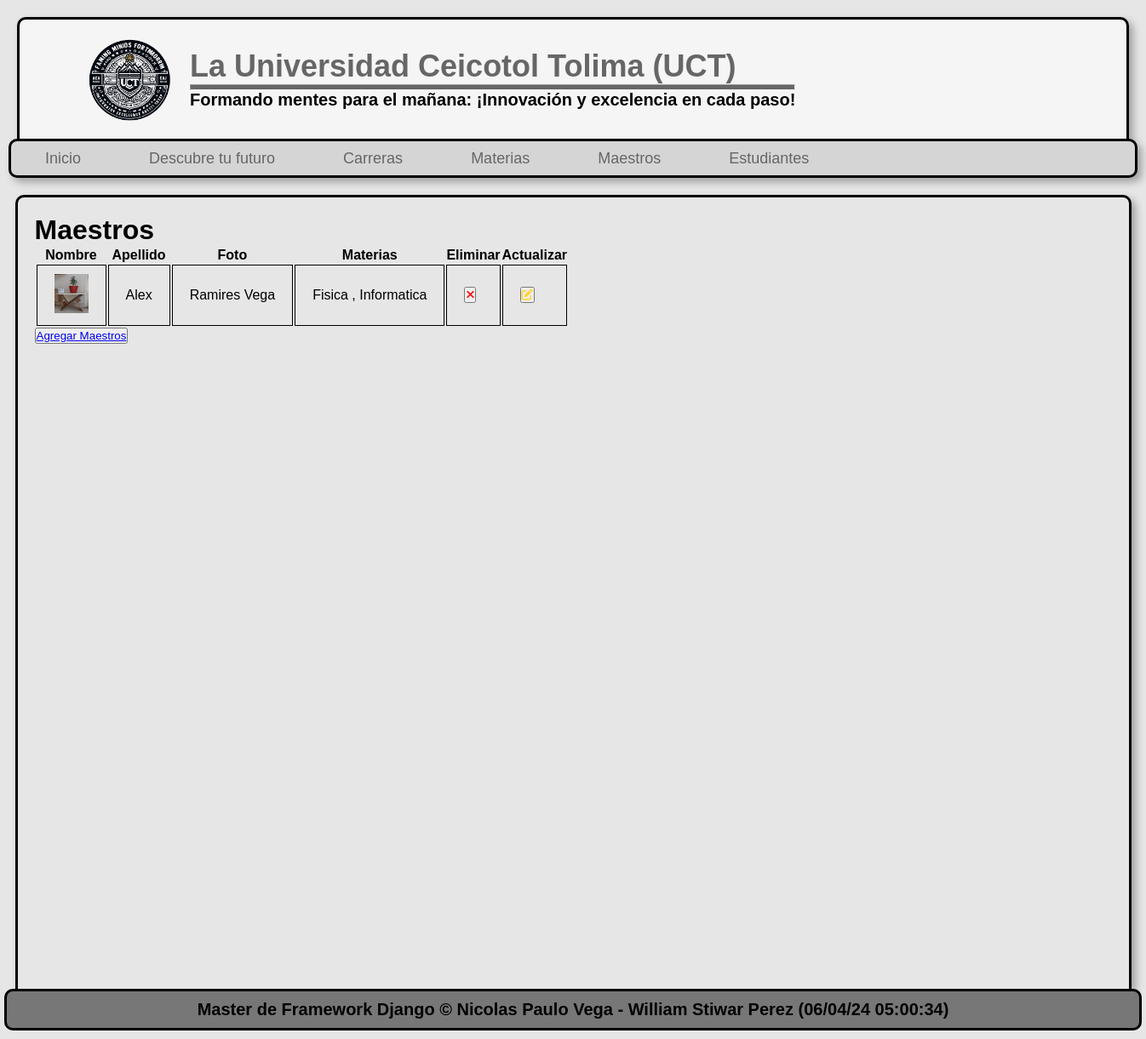
Page /maestros/ on the earlier database version.
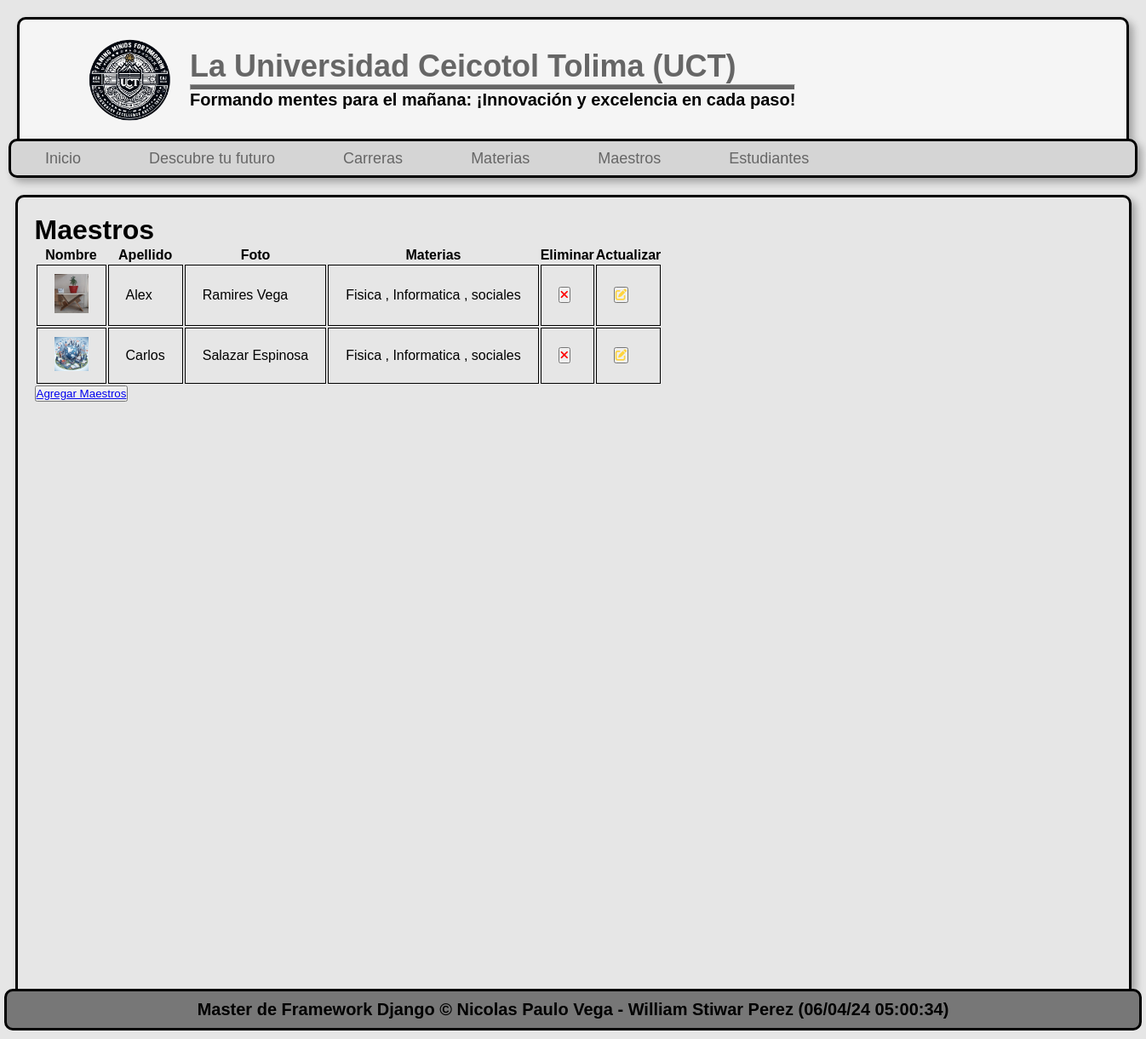
Same page on the later database version.
### pagina/models.py (models this page shows, shortened)
class Teacher(models.Model):
    code = models.AutoField(primary_key=True, verbose_name="codigo")
    name = models.CharField(max_length=150, verbose_name="nombre")
    last_name = models.CharField(max_length=150, verbose_name="apellido")
    email = models.EmailField(max_length=254, verbose_name="correo")
    phone = models.CharField(max_length=20, verbose_name="phone")
    photo = models.ImageField(default='null', verbose_name="foto", upload_to="Maestros")
    date_of_birth = models.DateField(verbose_name="fecha de nacimiento")
    creation_date = models.DateTimeField(auto_now_add=True, verbose_name="fecha de creacion")
    update_date = models.DateField(auto_now=True, verbose_name="fecha de actualizacion")
    materi = models.ManyToManyField(Materi, verbose_name="materia")
    class Meta:
        verbose_name="Profesor"
        verbose_name_plural="Profesores"

class Materi(models.Model):
    code = models.AutoField(primary_key=True, verbose_name="codigo")
    name = models.CharField(max_length=150, verbose_name="nombre")
    description = models.TextField(verbose_name="descripcion")
    credits = models.IntegerField(verbose_name="creditos")
    Creation_date = models.DateTimeField(auto_now_add=True, verbose_name="fecha de creación")
    update_date = models.DateField(auto_now=True, verbose_name="fecha de actualización")
    class Meta:
        verbose_name="Materia"
        verbose_name_plural="Materias"

### pagina/views.py (the view)
# urls.py: path('maestros/', pagina.views.teachers, name="teachers"),
def teachers(request):
    teacher = Teacher.objects.order_by('code')
    matery = Materi.objects.values_list('name', flat=True)
    return render(request, 'nav/teachers.html', {
        'teacher': teacher,
        'matery': matery
    })

### pagina/templates/nav/teachers.html (shortened to what this page needs)
{% extends "layout.html" %}
{% load static %}
{% block content %}
    <h1>Maestros</h1>
    <div class="lista-maestros">
        <table class="tabla-maestros">
            <thead>
                <tr>
                    <th>Nombre</th>
                    <th>Apellido</th>
                    <th>Foto</th>
                    <th>Materias</th>
                    <th>Eliminar</th>
                    <th>Actualizar</th>
                </tr>
            </thead>
            <tbody>
                {% for teacher in teacher %}
                <tr>
                    <td>
                        {% if teacher.photo %}
                            <img style="width: 40px;" src="{{ teacher.photo.url }}" alt="Foto de {{ teacher.name }}">
                        {% endif %}
                    </td>
                    <td>{{ teacher.name }}</td>
                    <td>{{ teacher.last_name }}</td>
                    <td>{% for materi in matery %}
                            {{ materi }}
                            {% if not forloop.last %}, {% endif %}
                        {% endfor %}
                    </td>
                    <td>
                        <button>
                            <a href="#"><i class="fa-sharp fa-solid fa-xmark" style="color: #ff0000;"></i></a>
                        </button>
                    </td>
                    <td>
                        <button>
                            <a href="{% url 'edit_teacher' teacher.code %}">
                                <i class="fa-sharp fa-solid fa-pen-to-square" style="color: #FFD43B;"></i>
                            </a>
                        </button>
                    </td>
                </tr>
                {% endfor %}
            </tbody>
        </table>
        <button><a href="{% url 'create_teacher' %}">Agregar Maestros</a></button>
    </div>
{% endblock  %}

### pagina/templates/layout.html (shortened to what this page needs)
{% load static %}
<!DOCTYPE html>
<html lang="en">
<head>
    <link rel="stylesheet" href="{% static 'css/style.css' %}">
</head>
<body>
    <header>
        <div class="logotipo">
            <img src="{% static 'img/logo(school).png' %}">
            <div class="titulo_slogan">
                <h1>La Universidad Ceicotol Tolima (UCT)</h1>
                <hr>
                <h4>Formando mentes para el mañana: ¡Innovación y excelencia en cada paso!</h4>
            </div>
        </div>
    </header>
    <nav>
        <ul>
            <li><a href="{% url "index" %}">Inicio</a></li>
        </ul>
        <ul>
            <li><a href="{% url "future" %}">Descubre tu futuro</a></li>
        </ul>
        <ul>
            <li><a href="{% url "careers" %}">Carreras</a></li>
        </ul>
        <ul>
            <li><a href="{% url "courses" %}">Materias</a></li>
        </ul>
        <ul>
            <li><a href="{% url "teachers" %}">Maestros</a></li>
        </ul>
        <ul>
            <li><a href="{% url "students" %}">Estudiantes</a></li>
        </ul>
    </nav>
    <div id="contenido">
        <div class="box">
            {% block content %}
            {% endblock %}
        </div>
    </div>
    <footer>
        Master de Framework Django &copy; Nicolas Paulo Vega - William Stiwar Perez  ({% now 'd/m/y h:i:s' %})
    </footer>
</body>
</html>

### pagina/static/css/style.css (style rules this page uses)
* { margin: 0px; padding: 0px; font-family: Arial, Helvetica, sans-serif; }
body { background-color: #E6E6E6; }
header { background-color: #F5F5F5; color: #666666; margin: 0px auto; align-items: center; width: 1300px; height: 140px; box-shadow: 5px 5px 10px rgba(0, 0, 0, 0.3); border-top: 3px solid black; border-left: 3px solid black; border-right: 3px solid black; margin-top: 20px; border-radius: 10px 10px 0px 0px; }
.logotipo { padding-left: 40px; padding-right: 40px; display: flex; align-items: center; }
.logotipo img { padding: 20px; padding-left: 40px; width: 100px; }
.logotipo .titulo_slogan h1 { font-size: 36px; }
.logotipo .titulo_slogan hr { height: 5px; background-color: #666666; }
.logotipo .titulo_slogan h4 { font-size: 20px; color: black; }
nav { background-color: #D5D5D5; color: #666666; margin: 0px auto; width: 1320px; height: 40px; display: flex; font-size: 18px; box-shadow: 5px 5px 10px rgba(0, 0, 0, 0.3); border: 3px solid black; border-radius: 10px; }
nav ul { line-height: 40px; float: left; list-style: none; }
nav ul li a { color: #666666; padding-left: 40px; padding-right: 40px; text-decoration: none; }
#contenido { border-radius: 10px 10px 0px 0px; border-top: 3px solid black; border-left: 3px solid black; border-right: 3px solid black; width: 1305px; min-height: 930px; margin: 20px auto 0px auto; box-shadow: 5px 5px 10px rgba(0, 0, 0, 0.3); }
footer { background-color: #777777; width: 1330px; height: 23px; margin: 0 auto; text-align: center; font-size: 20px; padding-top: 10px; padding-bottom: 10px; border: 3px solid black; border-radius: 10px; margin-bottom: 10px; color: black; font-weight: bold; }
.box { padding: 20px; }
.tabla-materias th, td { border: 1px solid black; padding: 10px 20px; }
.tabla-carreras th, td { border: 1px solid black; padding: 10px 20px; }

Differences in the rows shown:
shown differently, row unchanged: Materi "Informatica": now shows ","
added Materi: name "sociales"
added Teacher: photo (picture), name "Carlos", last_name "Salazar Espinosa", Materi (name "Fisica"), Materi (name "Informatica")
